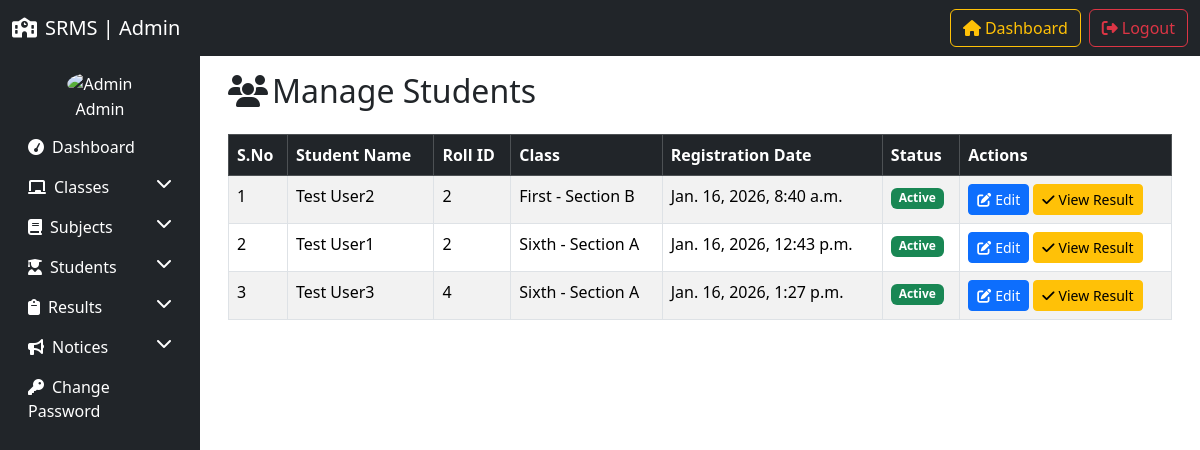
Screenshot of /manage_students/ with the database file from the repository.
### resultapp/models.py (models this page shows, shortened)
class Student(models.Model):
    GENDER_CHOICES=(('Male','Male'),('Female','Female')) # first value is database value and second value is display value
    name=models.CharField(max_length=50)
    roll_id=models.CharField(max_length=20)
    email=models.EmailField(max_length=50)
    gender=models.CharField(max_length=10,choices=GENDER_CHOICES)
    dob=models.CharField(max_length=50)
    student_class=models.ForeignKey(Class,on_delete=models.SET_NULL,null=True)
    subject=models.ForeignKey(Subject,on_delete=models.SET_NULL,null=True)
    registration_date=models.DateTimeField(auto_now_add=True)
    updation_date=models.DateTimeField(auto_now=True)
    status=models.IntegerField(default=1)

class Class(models.Model):
    class_name=models.CharField(max_length=50)
    class_numeric=models.IntegerField()
    section=models.CharField(max_length=20)
    created_at=models.DateTimeField(auto_now_add=True)
    updated_at=models.DateTimeField(auto_now=True)
    def __str__(self):
        return f"{self.class_name} - Section {self.section}"

### resultapp/views.py (the view)
# urls.py: path("manage_students/",manage_students,name="manage_students"),
def manage_students(request):
    students=Student.objects.all()
    return render(request,'manage_students.html',locals())

### resultapp/templates/manage_students.html (shortened to what this page needs)
{%extends 'admin_base.html'%}
{%block content%}
<div class="container-fluid">
    <h2 class="mb-4"><i class="fas fa-users me-1"></i>Manage Students</h2>
    <table class="table table-bordered table-striped">
        <thead class="table-dark">
            <tr>
                <th>S.No</th>
                <th>Student Name</th>
                <th>Roll ID</th>
                <th>Class</th>
                <th>Registration Date</th>
                <th>Status</th>
                <th>Actions</th>
            </tr>
        </thead>
        <tbody>
            {%for student in students%}
            <tr>
                <td>{{forloop.counter}}</td>
                <td>{{student.name}}</td>
                <td>{{student.roll_id}}</td>
                <td>{{student.student_class}}</td>
                <td>{{student.registration_date}}</td>
                <td>
                    {% if student.status == 1 %}
                    <span class="badge bg-success">Active</span>
                    {% else %}
                    <span class="badge bg-danger">Inactive</span>
                    {% endif %}
                </td>
                <td>
                    <a href="{%url 'edit_student' student.id%}" class="btn btn-primary btn-sm"><i
                            class="fas fa-edit me-1"></i>Edit</a>
                    <a href="" class="btn btn-warning btn-sm"><i class="fas fa-check me-1"></i>View
                        Result</a>
                </td>
            </tr>
            {% empty %}
            <tr>
                <td colspan="7" class="text-center">No students found</td>
            </tr>
            {%endfor%}
        </tbody>
    </table>
</div>
{%endblock%}

### rows the page displays
Student: name "Test User2", roll_id "2", student_class "First - Section B", registration_date "Jan. 16, 2026, 8:40 a.m.", status "Active"
Student: name "Test User1", roll_id "2", student_class "Sixth - Section A", registration_date "Jan. 16, 2026, 12:43 p.m.", status "Active"
Student: name "Test User3", roll_id "4", student_class "Sixth - Section A", registration_date "Jan. 16, 2026, 1:27 p.m.", status "Active"
